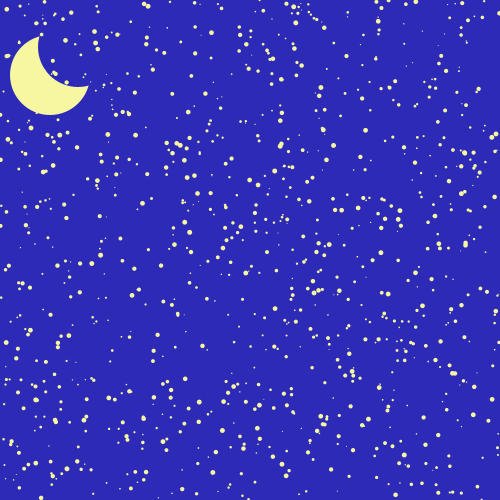
Frame 1 (no input)
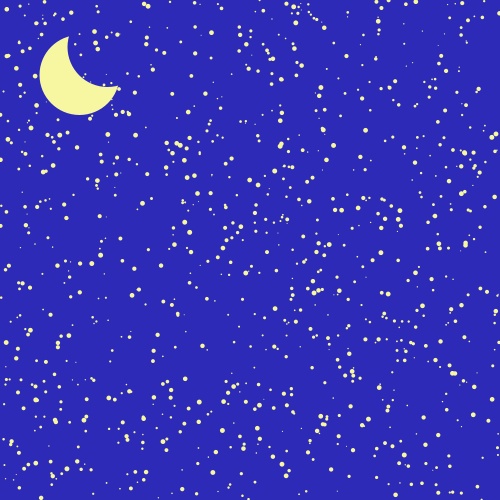
Frame 60 (the mouse pressed at the canvas centre just before this capture)
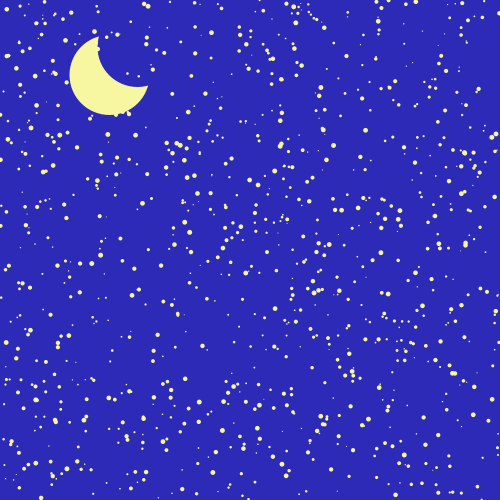
Frame 120 (the mouse held since frame 60 and released just before this capture)

The Processing sketch that drew these frames (run headless with seeded random() and noise(); from frame 60 on, the mouse is pressed at the canvas centre):

// Processing sketch: hold_for
// ── hold_for.pde
class Csillag {
  float x=0;
  float y=0;
  float r=0;

  void ragyogj() {
    fill(#F7F7A2);
    noStroke();
    ellipse(x, y, r, r);
  }

  void szuless() {
    x=random(0, width);
    y=random(0, height);
    r=random(1, 5);
  }
}

class Hold {
  float x;
  float y;
  float r;

  void vilagits() {
    fill(#F7F7A2);
    noStroke();
    ellipse(x, y, r*2, r*2);
    fill(#2C2AB7);
    ellipse(x+r*0.7, y-r*0.7, 2*r, 2*r);
  }
  
  void mozogj(){
    x=x+0.5;
  
  }
}

Csillag[] csillagok= new Csillag[1000];
Hold hold=new Hold();

void setup() {
  size(500, 500);
  
    for (int i=0; i<1000; i++) {
    csillagok[i]=new Csillag();
    csillagok[i].szuless(); 
    }
  for (int i=0; i<1000; i++) {
    csillagok[i].ragyogj ();
  }
  
 
    
  //int i= 0; 
  //while (i<1000){
    //csillagok[i]=new Csillag();
    //csillagok[i].szuless();
    //i=i+1;
 // }
  hold.x=50;
  hold.y=75;
  hold.r=40;
}

void draw() {
  background(#2C2AB7);
  
  hold.vilagits();
  hold.mozogj();
  
  int i= 0; 
  while (i<1000){
    csillagok[i].ragyogj();
    i=i+1;
  }
}
